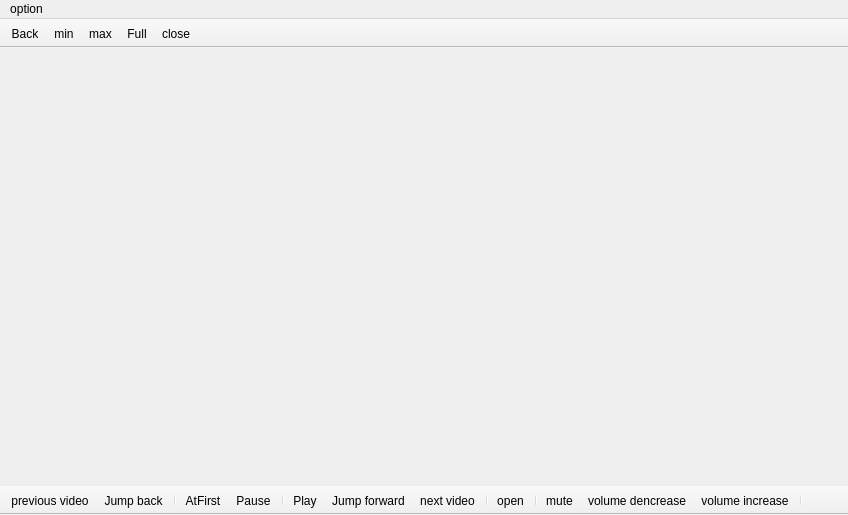
<?xml version="1.0" encoding="UTF-8"?>
<ui version="4.0">
 <class>ChooseToPlay</class>
 <widget class="QMainWindow" name="ChooseToPlay">
  <property name="geometry">
   <rect>
    <x>0</x>
    <y>0</y>
    <width>848</width>
    <height>515</height>
   </rect>
  </property>
  <property name="windowTitle">
   <string>MainWindow</string>
  </property>
  <widget class="QWidget" name="centralwidget"/>
  <widget class="QToolBar" name="toolBar">
   <property name="windowTitle">
    <string>toolBar</string>
   </property>
   <property name="movable">
    <bool>false</bool>
   </property>
   <attribute name="toolBarArea">
    <enum>BottomToolBarArea</enum>
   </attribute>
   <attribute name="toolBarBreak">
    <bool>false</bool>
   </attribute>
   <addaction name="actionprevious_video"/>
   <addaction name="actionJump_back"/>
   <addaction name="separator"/>
   <addaction name="actionaAtFirst"/>
   <addaction name="actionPause"/>
   <addaction name="separator"/>
   <addaction name="actionPlay"/>
   <addaction name="actionJump_forward"/>
   <addaction name="actionnext_video"/>
   <addaction name="separator"/>
   <addaction name="actionopen"/>
   <addaction name="separator"/>
   <addaction name="actionmute"/>
   <addaction name="actionvolume_dencrease"/>
   <addaction name="actionvolume_increase"/>
   <addaction name="separator"/>
  </widget>
  <widget class="QToolBar" name="toolBar_2">
   <property name="windowTitle">
    <string>toolBar_2</string>
   </property>
   <property name="movable">
    <bool>false</bool>
   </property>
   <property name="allowedAreas">
    <set>Qt::AllToolBarAreas</set>
   </property>
   <property name="orientation">
    <enum>Qt::Horizontal</enum>
   </property>
   <property name="toolButtonStyle">
    <enum>Qt::ToolButtonIconOnly</enum>
   </property>
   <attribute name="toolBarArea">
    <enum>TopToolBarArea</enum>
   </attribute>
   <attribute name="toolBarBreak">
    <bool>false</bool>
   </attribute>
   <addaction name="actionBack"/>
   <addaction name="actionmin"/>
   <addaction name="actionmax"/>
   <addaction name="actionFull"/>
   <addaction name="actionclose"/>
  </widget>
  <widget class="QMenuBar" name="menuBar">
   <property name="geometry">
    <rect>
     <x>0</x>
     <y>0</y>
     <width>848</width>
     <height>20</height>
    </rect>
   </property>
   <widget class="QMenu" name="menuoption">
    <property name="title">
     <string>option</string>
    </property>
    <widget class="QMenu" name="menuspeed">
     <property name="title">
      <string>speed</string>
     </property>
     <addaction name="actionRate0_5"/>
     <addaction name="actionRate0_75"/>
     <addaction name="actionRate1_0"/>
     <addaction name="actionRate1_5"/>
     <addaction name="actionRate2"/>
     <addaction name="actionRate2_5"/>
    </widget>
    <addaction name="menuspeed"/>
   </widget>
   <addaction name="menuoption"/>
  </widget>
  <action name="actionaAtFirst">
   <property name="icon">
    <iconset resource="img.qrc">
     <normaloff>:/new/prefix1/Ot project/myPlayer/ref/New folder/Stop.svg</normaloff>:/new/prefix1/Ot project/myPlayer/ref/New folder/Stop.svg</iconset>
   </property>
   <property name="text">
    <string>AtFirst</string>
   </property>
   <property name="toolTip">
    <string>AtFirst</string>
   </property>
  </action>
  <action name="actionPlay">
   <property name="icon">
    <iconset resource="img.qrc">
     <normaloff>:/new/prefix1/Ot project/myPlayer/ref/New folder/Play.svg</normaloff>:/new/prefix1/Ot project/myPlayer/ref/New folder/Play.svg</iconset>
   </property>
   <property name="text">
    <string>Play</string>
   </property>
  </action>
  <action name="actionPause">
   <property name="icon">
    <iconset resource="img.qrc">
     <normaloff>:/new/prefix1/Ot project/myPlayer/ref/New folder/Pause.svg</normaloff>:/new/prefix1/Ot project/myPlayer/ref/New folder/Pause.svg</iconset>
   </property>
   <property name="text">
    <string>Pause</string>
   </property>
  </action>
  <action name="actionnext_video">
   <property name="icon">
    <iconset resource="image.qrc">
     <normaloff>:/new/prefix2/n.svg</normaloff>:/new/prefix2/n.svg</iconset>
   </property>
   <property name="text">
    <string>next video</string>
   </property>
  </action>
  <action name="actionprevious_video">
   <property name="icon">
    <iconset resource="image.qrc">
     <normaloff>:/new/prefix2/p.svg</normaloff>:/new/prefix2/p.svg</iconset>
   </property>
   <property name="text">
    <string>previous video</string>
   </property>
  </action>
  <action name="actionvolume_increase">
   <property name="icon">
    <iconset resource="image.qrc">
     <normaloff>:/new/prefix2/9a7ebf32-a58d-40c2-86ed-b51339710bde.svg</normaloff>:/new/prefix2/9a7ebf32-a58d-40c2-86ed-b51339710bde.svg</iconset>
   </property>
   <property name="text">
    <string>volume increase </string>
   </property>
  </action>
  <action name="actionvolume_dencrease">
   <property name="icon">
    <iconset resource="image.qrc">
     <normaloff>:/new/prefix2/a7be06f6-380d-45e7-a2f9-9525169d5fba.svg</normaloff>:/new/prefix2/a7be06f6-380d-45e7-a2f9-9525169d5fba.svg</iconset>
   </property>
   <property name="text">
    <string>volume dencrease</string>
   </property>
  </action>
  <action name="actionmute">
   <property name="icon">
    <iconset resource="image.qrc">
     <normaloff>:/new/prefix2/9115725f-5dea-4821-914e-4b2eb091dec9.svg</normaloff>:/new/prefix2/9115725f-5dea-4821-914e-4b2eb091dec9.svg</iconset>
   </property>
   <property name="text">
    <string>mute</string>
   </property>
  </action>
  <action name="actionJump_back">
   <property name="icon">
    <iconset resource="image.qrc">
     <normaloff>:/new/prefix2/e5c5bd90-afe4-444e-b094-25a2164c8fc0.svg</normaloff>:/new/prefix2/e5c5bd90-afe4-444e-b094-25a2164c8fc0.svg</iconset>
   </property>
   <property name="text">
    <string>Jump back</string>
   </property>
  </action>
  <action name="actionJump_forward">
   <property name="icon">
    <iconset resource="image.qrc">
     <normaloff>:/new/prefix2/e42aa6dd-55db-45db-8284-230cf2c5e03d.svg</normaloff>:/new/prefix2/e42aa6dd-55db-45db-8284-230cf2c5e03d.svg</iconset>
   </property>
   <property name="text">
    <string>Jump forward</string>
   </property>
  </action>
  <action name="actionopen">
   <property name="icon">
    <iconset resource="image.qrc">
     <normaloff>:/new/prefix2/open.svg</normaloff>:/new/prefix2/open.svg</iconset>
   </property>
   <property name="text">
    <string>open</string>
   </property>
  </action>
  <action name="actionBack">
   <property name="icon">
    <iconset resource="image.qrc">
     <normaloff>:/back.png</normaloff>:/back.png</iconset>
   </property>
   <property name="text">
    <string>Back</string>
   </property>
  </action>
  <action name="actionclose">
   <property name="icon">
    <iconset resource="image.qrc">
     <normaloff>:/icons8-macos-close-90.png</normaloff>:/icons8-macos-close-90.png</iconset>
   </property>
   <property name="text">
    <string>close</string>
   </property>
  </action>
  <action name="actionmin">
   <property name="icon">
    <iconset resource="image.qrc">
     <normaloff>:/min.png</normaloff>:/min.png</iconset>
   </property>
   <property name="text">
    <string>min</string>
   </property>
  </action>
  <action name="actionmax">
   <property name="icon">
    <iconset resource="image.qrc">
     <normaloff>:/max.png</normaloff>:/max.png</iconset>
   </property>
   <property name="text">
    <string>max</string>
   </property>
  </action>
  <action name="actionFull">
   <property name="icon">
    <iconset resource="image.qrc">
     <normaloff>:/full_screen_icon_155355.png</normaloff>:/full_screen_icon_155355.png</iconset>
   </property>
   <property name="text">
    <string>Full</string>
   </property>
  </action>
  <action name="actionRate0_25">
   <property name="text">
    <string>0.25</string>
   </property>
  </action>
  <action name="actionRate0_5">
   <property name="text">
    <string>0.5</string>
   </property>
  </action>
  <action name="actionRate0_75">
   <property name="text">
    <string>0.75</string>
   </property>
  </action>
  <action name="actionRate1_0">
   <property name="text">
    <string>1.0</string>
   </property>
  </action>
  <action name="actionRate1_5">
   <property name="text">
    <string>1.5</string>
   </property>
  </action>
  <action name="actionRate2">
   <property name="text">
    <string>2</string>
   </property>
  </action>
  <action name="actionRate2_5">
   <property name="text">
    <string>2.5</string>
   </property>
  </action>
 </widget>
 <resources>
  <include location="image.qrc"/>
  <include location="img.qrc"/>
 </resources>
 <connections/>
</ui>
